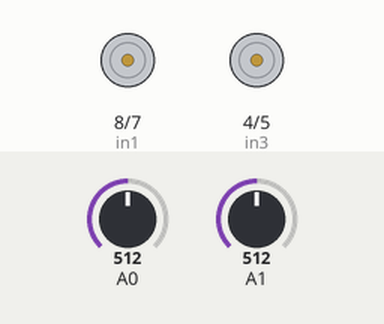
Recording of a sketch running on a simulated Arduino Leonardo, built with avr-gcc and run on an emulated ATmega32U4. Parts: motor-driver pin pairs drawn as motors (green arrow = first pin HIGH = forward, orange = second pin HIGH = backward, longer = more drive, scaled by the enable pin). The test bench sets the inputs (shaded band); at power-on: A0 = 512, A1 = 512. What the sketch prints to the serial monitor is not drawn.

Above: at 1.2 s.
1.3 s: A0 set to 527
4.3 s: A0 set to 541
5.8 s: A0 set to 450
At 6.4 s:
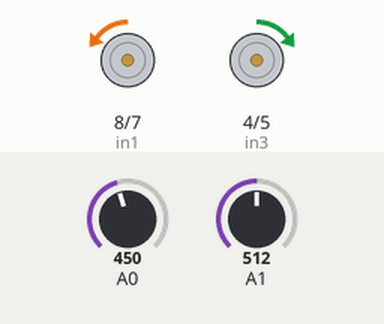
7.3 s: A0 set to 550
At 8.5 s:
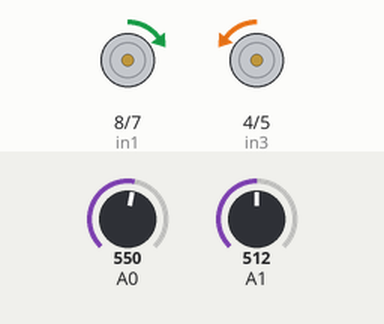
8.8 s: A0 set to 716
At 9.9 s:
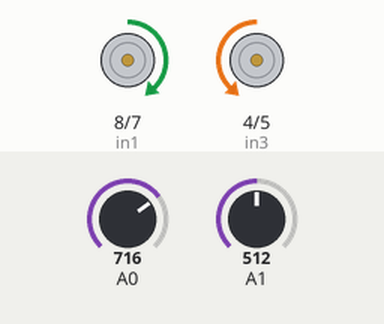
Timing chart, 0 to 11.8 s (numbered marks = the images above; inputs shaded):
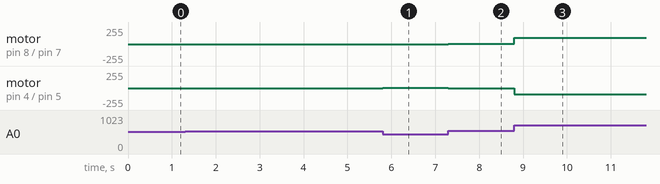

The sketch:

Controle_propulsores_ROV.ino
```cpp
/*
  Instituto Federal de Sergipe
  Bacharelado em Engenheria Eletrica

  Aluno: Leonardo Aprígio Nascimento Fontes

  Orientadora: Profª. Dra. Stephanie Kamarry Alves de Sousa
  Coorientador: Prof. Me. Fabio Luiz Sa Prudente

*/

/*-Defincao de pinos utilizados-*/

#define enA   9
#define enB   3
#define in1   8
#define in2   7
#define in3   4
#define in4   5

void setup()
{
  pinMode(enA, OUTPUT);
  pinMode(enB, OUTPUT);
  pinMode(in1, OUTPUT);
  pinMode(in2, OUTPUT);
  pinMode(in3, OUTPUT);
  pinMode(in4, OUTPUT);

  Serial.begin(9600);
}

void loop()
{
  int velocidademotor = 0;

  int joydirecaoY = analogRead(A0);
  int joydirecaoX = analogRead(A1);

  if (joydirecaoY > 540)
  {
    velocidademotor = map(joydirecaoY, 540, 1023, 0, 255);
    digitalWrite(in1, HIGH);
    digitalWrite(in2, LOW);
    digitalWrite(in3, LOW);
    digitalWrite(in4, HIGH);
  }
  else if (joydirecaoY < 460)
  {
    velocidademotor = map(joydirecaoY, 460, 0, 0, 255);
    digitalWrite(in1, LOW);
    digitalWrite(in2, HIGH);
    digitalWrite(in3, HIGH);
    digitalWrite(in4, LOW);
  }
  else if (joydirecaoX > 540)
  {
    velocidademotor = map(joydirecaoX, 540, 1023, 0, 255);
    digitalWrite(in1, HIGH);
    digitalWrite(in2, LOW);
    digitalWrite(in3, HIGH);
    digitalWrite(in4, LOW);
  }
  else if (joydirecaoX < 460)
  {
    velocidademotor = map(joydirecaoX, 460, 0, 0, 255);
    digitalWrite(in1, LOW);
    digitalWrite(in2, HIGH);
    digitalWrite(in3, LOW);
    digitalWrite(in4, HIGH);
  }
  else
  {
    digitalWrite(in1, LOW);
    digitalWrite(in2, LOW);
    digitalWrite(in3, LOW);
    digitalWrite(in4, LOW);
  }

  int pwm = map(abs(velocidademotor), 0, 255, 0, 255);
  analogWrite(enA, pwm);
  analogWrite(enB, pwm);

  Serial.print("Joystick Y: ");
  Serial.print(joydirecaoY);
  Serial.print("\tJoystick X: ");
  Serial.print(joydirecaoX);
  Serial.print("\tVelocidade dos motores: ");
  Serial.println(velocidademotor);
}
```

Measured:
- after the input at 5.8 s, motor on pin 8 (in1) / pin 7 (in2): stopped → backward 5/255 at once; motor on pin 4 (in3) / pin 5 (in4): stopped → forward 5/255 at once
- after the input at 7.3 s, motor on pin 8 (in1) / pin 7 (in2): backward 5/255 → forward 5/255 at once; motor on pin 4 (in3) / pin 5 (in4): forward 5/255 → backward 5/255 at once
- after the input at 8.8 s, motor on pin 8 (in1) / pin 7 (in2): forward 5/255 → forward 92/255 at once; motor on pin 4 (in3) / pin 5 (in4): backward 5/255 → backward 92/255 at once
